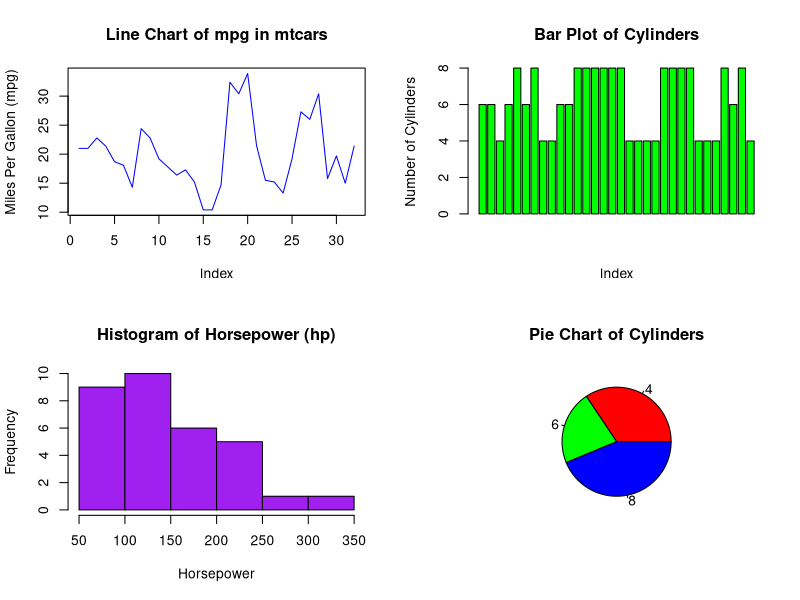
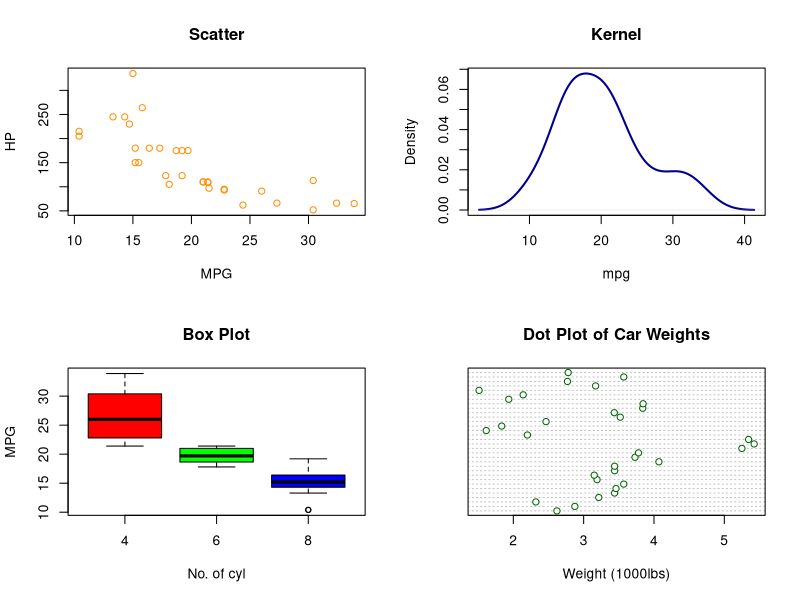

Source code (R) for these figures, in order:
# 2. Visualizations with a built-in dataset (`mtcars`)


data("mtcars")

par(mfrow=c(2,2))

# Line Chart
plot(mtcars$mpg, type = "l", col = "blue", 
     xlab = "Index", ylab = "Miles Per Gallon (mpg)", 
     main = "Line Chart of mpg in mtcars")

# Bar Plot
barplot(mtcars$cyl, col = "green", 
        main = "Bar Plot of Cylinders", 
        xlab = "Index", ylab = "Number of Cylinders")

# Histogram
hist(mtcars$hp, col = "purple", 
     main = "Histogram of Horsepower (hp)", 
     xlab = "Horsepower", 
     ylab = "Frequency")

# Pie Chart
cyl_counts <- table(mtcars$cyl)
pie(cyl_counts, labels = names(cyl_counts), 
main = "Pie Chart of Cylinders", 
    col = rainbow(length(cyl_counts)))

par(mfrow=c(2,2))

# Scatter Plot
plot(mtcars$mpg,mtcars$hp, col="darkorange",xlab="MPG",ylab="HP",main="Scatter")


# Kernel Density Plot
plot(density(mtcars$mpg),col="darkblue",lwd=2,main="Kernel",xlab="mpg")

# Box Plot
boxplot(mpg~cyl, data=mtcars,col=c("red","green","blue"),
xlab="No. of cyl",ylab="MPG",
main="Box Plot")

# Dot Plots
dotchart(mtcars$wt, main="Dot Plot of Car Weights",
xlab="Weight (1000lbs)", col="darkgreen")

par(mforw=c(1,1))